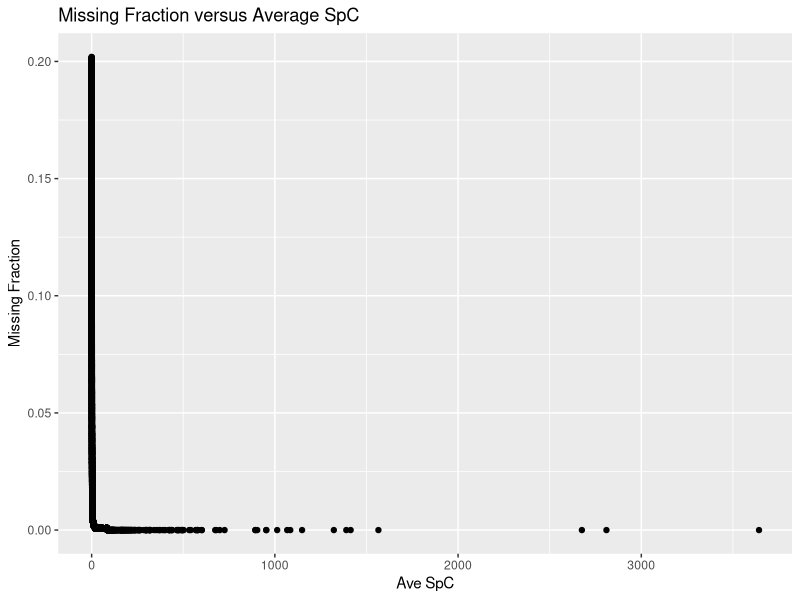
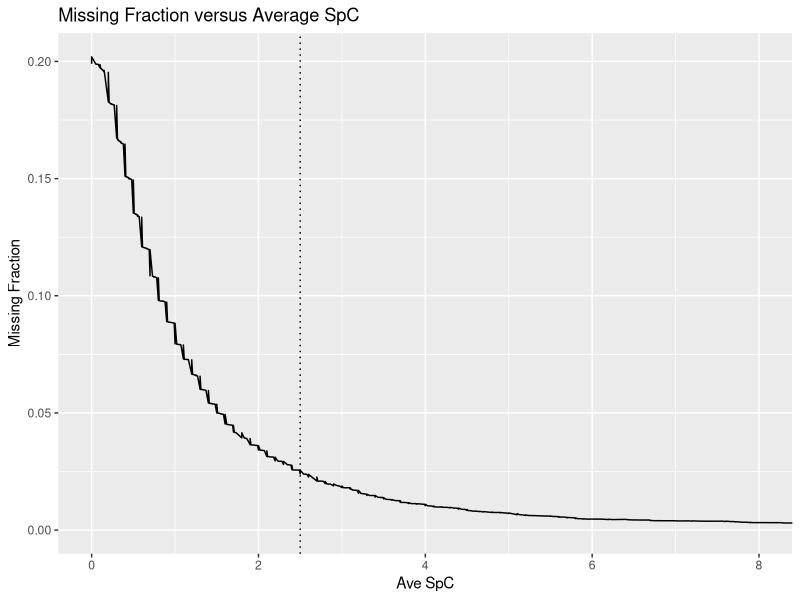
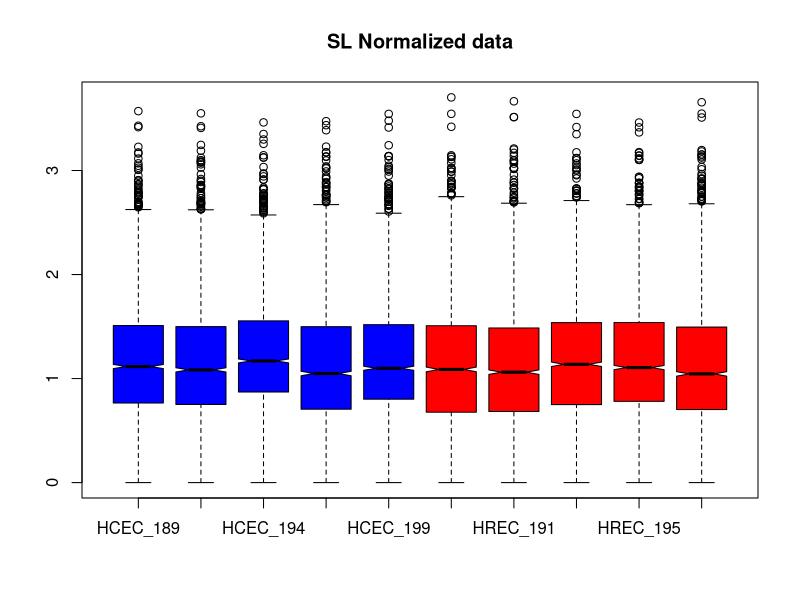
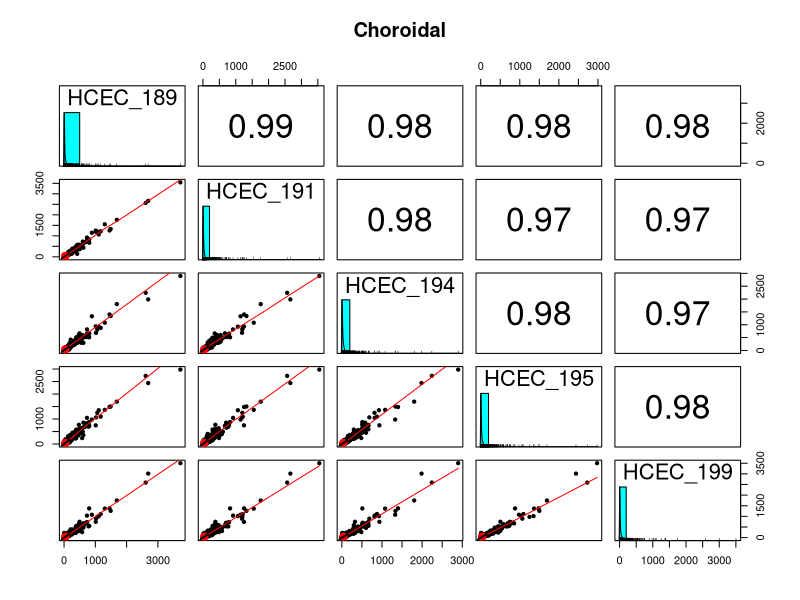
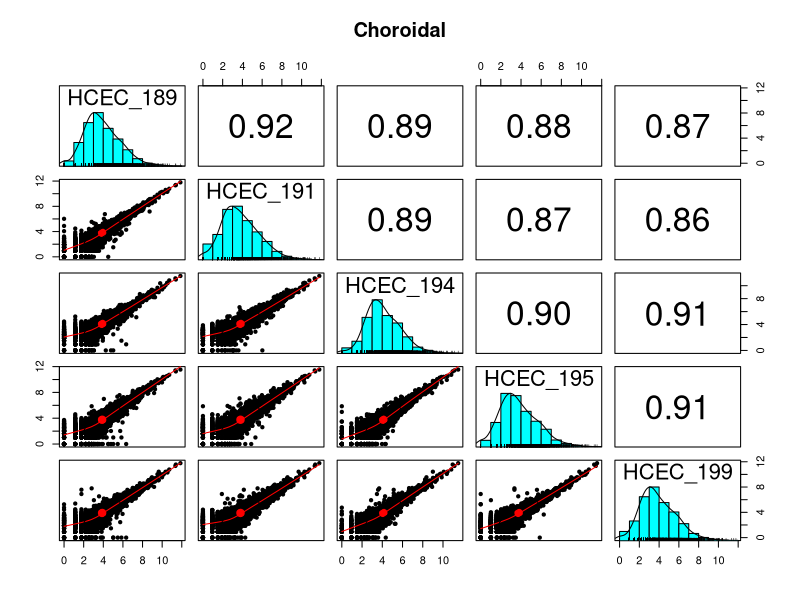
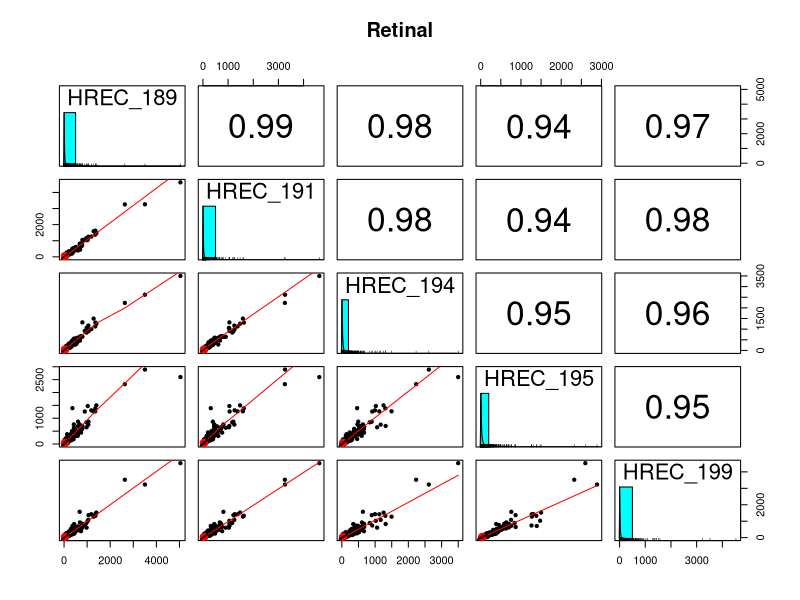
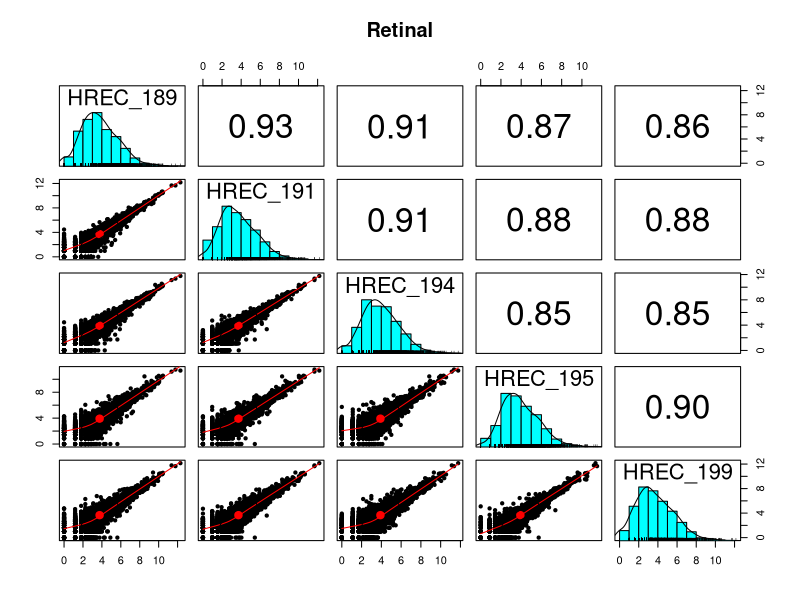
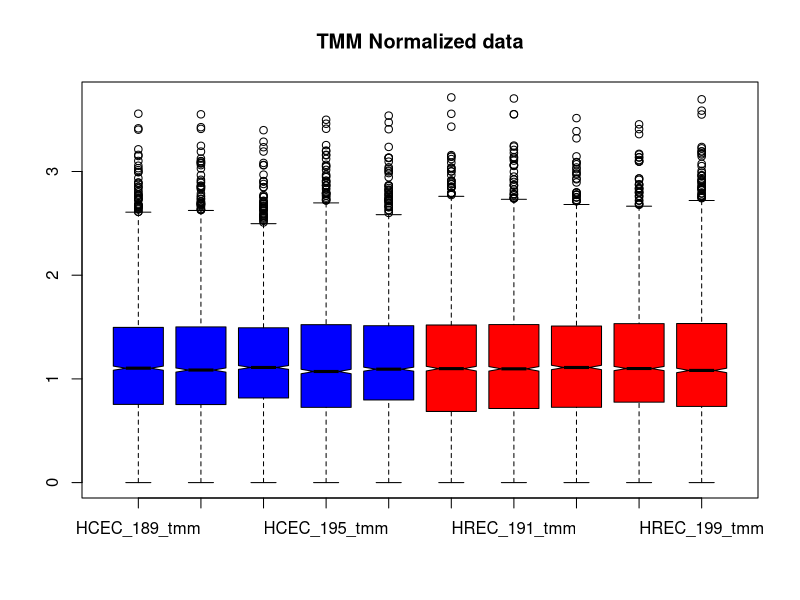

Generate these figures, in order, with R:

library("tidyverse")
library("edgeR")
library("limma")
library("psych")
library("gridExtra")
library("stringr")
library("scales")

# read in the data
temp <- read_tsv("ave_missing.txt")

# make a basic plot
ggplot(temp, aes(x = Ave, y = FracMissing)) +
  geom_point() +
  ggtitle("Missing Fraction versus Average SpC") + 
  labs(x = "Ave SpC", y = "Missing Fraction")

# expanded x-axis plot
ggplot(temp, aes(x = Ave, y = FracMissing)) +
  geom_line() + 
  coord_cartesian(xlim = c(0, 8)) +
  ggtitle("Missing Fraction versus Average SpC") + 
  labs( x = "Ave SpC", y = "Missing Fraction") + 
  geom_vline(xintercept = 2.5, linetype = "dotted")

# read in the prepped data
paw_spc <- read_tsv("edgeR_input.txt")

# save accessions in vector and remove from data table
accession <- paw_spc$Accession
paw_spc <- select(paw_spc, -Accession)
head(paw_spc)
nrow(paw_spc)

# function for simple normalization
SL_Norm <- function(df, color = NULL, plot = TRUE) {
    # This makes each channel sum to the average grand total
        # df - data frame of TMT intensities
        # returns a new data frame with normalized values
    
    # compute scaling factors to make colsums match the average sum
    norm_facs <- mean(c(colSums(df))) / colSums(df)
    cat("SL Factors:\n", sprintf("%-5s -> %f\n", colnames(df), norm_facs))
    df_sl  <- sweep(df, 2, norm_facs, FUN = "*")
    
    # visualize results and return data frame
    if(plot == TRUE) {
        boxplot(log10(df_sl + 1), col = color, notch = TRUE, main = "SL Normalized data")
    }
    df_sl
}

# normalize the data before plotting
color <- c(rep('blue', 5), rep('red', 5))
paw_sl <- SL_Norm(paw_spc, color)

# shortcuts for the cell types
C <- 1:5
R <- 6:10

pairs.panels(paw_sl[C], main = "Choroidal")
pairs.panels(log2(paw_sl[C]+1), main = "Choroidal")
pairs.panels(paw_sl[R], main = "Retinal")
pairs.panels(log2(paw_sl[R]+1), main = "Retinal")

# load the data into edgeR data structures
# group labels need to be factors
y <- DGEList(counts = paw_spc, genes = accession)

# run the TMM normalization (and library size corrections)
y <- calcNormFactors(y)

apply_tmm_factors <- function(y, color = NULL, plot = TRUE) {
    # computes the tmm normalized data from the DGEList object
        # y - DGEList object
        # returns a dataframe with normalized intensities
    
    # compute grand total (library size) scalings
    lib_facs <- mean(y$samples$lib.size) / y$samples$lib.size

    # the TMM factors are library adjustment factors (so divide by them)
    norm_facs <- lib_facs / y$samples$norm.factors
    cat("Overall Factors (lib.size+TMM):\n", sprintf("%-5s -> %f\n", 
                                                     colnames(y$counts), norm_facs))

    # compute the normalized data as a new data frame
    df_tmm <- as.data.frame(sweep(y$counts, 2, norm_facs, FUN = "*"))
    colnames(df_tmm) <- str_c(colnames(y$counts), "_tmm")
    
    # visualize results and return data frame
    if(plot == TRUE) {
        boxplot(log10(df_tmm + 1), col = color, notch = TRUE, main = "TMM Normalized data")
    }
    df_tmm
}

paw_spc_tmm <- apply_tmm_factors(y, color)

# check clustering (6 different out of 1748 may not do much)
plotMDS(y)

CV <- function(df) {
    # Computes CVs of data frame rows
        # df - data frame, 
        # returns vector of CVs (%)
    ave <- rowMeans(df)    # compute averages
    sd <- apply(df, 1, sd) # compute standard deviations
    cv <- 100 * sd / ave   # compute CVs in percent (last thing gets returned)
}

labeled_boxplot <- function(df, ylim, title) {
    # Makes a box plot with the median value labeled
        # df - data frame with data to compute CVs of
        # ylim - upper limit for y-axis
        # title - plot title
    cv = CV(df)
    boxplot(cv, ylim = c(0, ylim), notch = TRUE, main = title)
    text(x = 0.65, y = boxplot.stats(cv)$stats[3], 
         labels = round(boxplot.stats(cv)$stats[3], 1))
}

# see what effect TMM had on CV distributions
par(mfrow = c(2, 2))
labeled_boxplot(paw_spc[C], 150, "Choroid before")
labeled_boxplot(paw_spc[C], 150, "Retina before")
labeled_boxplot(paw_spc_tmm[C], 150, "Choroid after")
labeled_boxplot(paw_spc_tmm[C], 150, "Retina after")
par(mfrow = c(1, 1))

group <- factor(c(rep("C", 5), rep("R", 5)))
yy <-  DGEList(counts = paw_spc, group = group, genes = accession)
yy <- calcNormFactors(yy)
yy <- estimateDisp(yy)
et <- exactTest(yy)
topTags(et)$table
summary(decideTests(et, p.value = 0.10))

# create the experimental design matrix
donor <- factor(rep(c(189, 191, 194, 195, 199), 2))
cell <- factor(c(rep("C", 5), rep("R", 5)))

# Example 4.1 in edgeR user's guide
design <- model.matrix(~donor+cell)
rownames(design) <- colnames(y)
design

# extimate the dispersion parameters and check
y <- estimateDisp(y, design, robust = TRUE)
y$common.dispersion
plotBCV(y, main = "Variance Trends")

# fit statistical models (design matrix already in y$design)
fit <- glmQLFit(y, design, robust = TRUE)
plotQLDisp(fit)

# if we do not specify a contrast, the default is the last column
# of the design matrix - a C versus R comparison
paired <- glmQLFTest(fit) # default comparison

# check test results
topTags(paired)
tt <- topTags(paired, n = Inf, sort.by = "none")$table
summary(decideTests(paired, p.value = 0.10))

collect_results <- function(df, tt, x, xlab, y, ylab) {
    # Computes new columns and extracts some columns to make results frame
        # df - data in data.frame
        # tt - top tags from edgeR test
        # x - columns for first condition
        # xlab - label for x
        # y - columns for second condition
        # ylab - label for y
        # returns a new dataframe
    
    # condition average vectors
    ave_x <- rowMeans(df[x])
    ave_y <- rowMeans(df[y])
    
    # FC, direction, candidates
    fc <- ifelse(ave_y > ave_x, (ave_y / ave_x), (-1 * ave_x / ave_y))
    direction <- ifelse(ave_y > ave_x, "up", "down")
    candidate <- cut(tt$FDR, breaks = c(-Inf, 0.01, 0.05, 0.10, 1.0), 
                     labels = c("high", "med", "low", "no"))
    
    # make data frame
    temp <- cbind(df[c(x, y)], data.frame(logFC = tt$logFC, FC = fc, 
                                          PValue = tt$PValue, FDR = tt$FDR, 
                                          ave_x = ave_x, ave_y = ave_y, 
                                          direction = direction, candidate = candidate, 
                                          Acc = tt$genes)) 
    
    # fix column headers for averages
    names(temp)[names(temp) %in% c("ave_x", "ave_y")]  <- str_c("ave_", c(xlab, ylab))    
    
    temp # return the data frame
}

# get the results summary
results <- collect_results(paw_spc_tmm, tt, C, "choroid", R, "retina")

pvalue_plots <- function(results, ylim, title) {
    # Makes p-value distribution plots
        # results - results data frame
        # ylim - ymax for expanded view
        # title - plot title
    p_plot <- ggplot(results, aes(PValue)) + 
        geom_histogram(bins = 100, fill = "white", color = "black") +
        geom_hline(yintercept = mean(hist(results$PValue, breaks = 100, 
                                     plot = FALSE)$counts[26:100]))

    # we will need an expanded plot
    p1 <- p_plot + ggtitle(str_c(title, " p-value distribution"))
    p2 <- p_plot + coord_cartesian(xlim = c(0, 1.0), ylim = c(0, ylim)) + ggtitle("p-values expanded")
    grid.arrange(p1, p2, nrow = 2) # from gridExtra package
}

# check the p-value distribution
pvalue_plots(results, 100, "Retina vs Choroid - SpC")

log2FC_plots <- function(results, range, title) {
    # Makes faceted log2FC plots by candidate
        # results - results data frame
        # range - plus/minus log2 x-axis limits
        # title - plot title
    ggplot(results, aes(x = logFC, fill = candidate)) +
        geom_histogram(binwidth=0.1, color = "black") +
        facet_wrap(~candidate) +
        ggtitle(title) + 
        coord_cartesian(xlim = c(-range, range))
}

# make log2FC plots
log2FC_plots(results, 4, "Faceted log2FC")

# see how many candidates are in each category
results %>% count(candidate)

transform <- function(results, x, y) {
    # Make data frame with some transformed columns
        # results - results data frame
        # x - columns for x condition
        # y - columns for y condition
        # return new data frame
    df <- data.frame(log10((results[x] + results[y])/2), 
                     log2(results[y] / results[x]), 
                     results$candidate,
                     -log10(results$FDR))
    colnames(df) <- c("A", "M", "candidate", "P")
    
    df # return the data frame
}

MA_plots <- function(results, x, y, title) {
    # makes MA-plot DE candidate ggplots
        # results - data frame with edgeR results and some condition average columns
        # x - string for x-axis column
        # y - string for y-axis column
        # title - title string to use in plots
        # returns a list of plots 
    
    # uses transformed data
    temp <- transform(results, x, y)
    
    # 2-fold change lines
    ma_lines <- list(geom_hline(yintercept = 0.0, color = "black"),
                     geom_hline(yintercept = 1.0, color = "black", linetype = "dotted"),
                     geom_hline(yintercept = -1.0, color = "black", linetype = "dotted"))

    # make main MA plot
    ma <- ggplot(temp, aes(x = A, y = M)) +
        geom_point(aes(color = candidate, shape = candidate)) +
        scale_y_continuous(paste0("logFC (", y, "/", x, ")")) +
        scale_x_continuous("Ave_intensity") +
        ggtitle(title) + 
        ma_lines
    
    # make separate MA plots
    ma_facet <- ggplot(temp, aes(x = A, y = M)) +
        geom_point(aes(color = candidate, shape = candidate)) +
        scale_y_continuous(paste0("log2 FC (", y, "/", x, ")")) +
        scale_x_continuous("log10 Ave_intensity") +
        ma_lines +
        facet_wrap(~ candidate) +
        ggtitle(str_c(title, " (separated)"))

    # make the plots visible
    print(ma)
    print(ma_facet)
}    

# make MA plots
MA_plots(results, "ave_choroid", "ave_retina", "Choroid vs Retina")

scatter_plots <- function(results, x, y, title) {
    # makes scatter-plot DE candidate ggplots
        # results - data frame with edgeR results and some condition average columns
        # x - string for x-axis column
        # y - string for y-axis column
        # title - title string to use in plots
        # returns a list of plots
    
    # 2-fold change lines
    scatter_lines <- list(geom_abline(intercept = 0.0, slope = 1.0, color = "black"),
                          geom_abline(intercept = 0.301, slope = 1.0, color = "black", linetype = "dotted"),
                          geom_abline(intercept = -0.301, slope = 1.0, color = "black", linetype = "dotted"),
                          scale_y_log10(),
                          scale_x_log10())

    # make main scatter plot
    scatter <- ggplot(results, aes_string(x, y)) +
        geom_point(aes(color = candidate, shape = candidate)) +
        ggtitle(title) + 
        scatter_lines

    # make separate scatter plots
    scatter_facet <- ggplot(results, aes_string(x, y)) +
        geom_point(aes(color = candidate, shape = candidate)) +
        scatter_lines +
        facet_wrap(~ candidate) +
        ggtitle(str_c(title, " (separated)")) 

    # make the plots visible
    print(scatter)
    print(scatter_facet)
}

# make scatter plots
scatter_plots(results, "ave_choroid", "ave_retina", "Choroid vs Retina")

volcano_plot <- function(results, x, y, title) {
    # makes a volcano plot
        # results - a data frame with edgeR results
        # x - string for the x-axis column
        # y - string for y-axis column
        # title - plot title string
    
    # uses transformed data
    temp <- transform(results, x, y)
    
    # build the plot
    ggplot(temp, aes(x = M, y = P)) +
        geom_point(aes(color = candidate, shape = candidate)) +
        xlab("log2 FC") +
        ylab("-log10 FDR") +
        ggtitle(str_c(title, " Volcano Plot"))
}

# make a volcano plot
volcano_plot(results, "ave_choroid", "ave_retina", "Choroid vs Retina")

# write results
write.table(results, "edgeR_results.txt", sep = "\t", row.names = FALSE, na = " ")

# log the session
sessionInfo()
